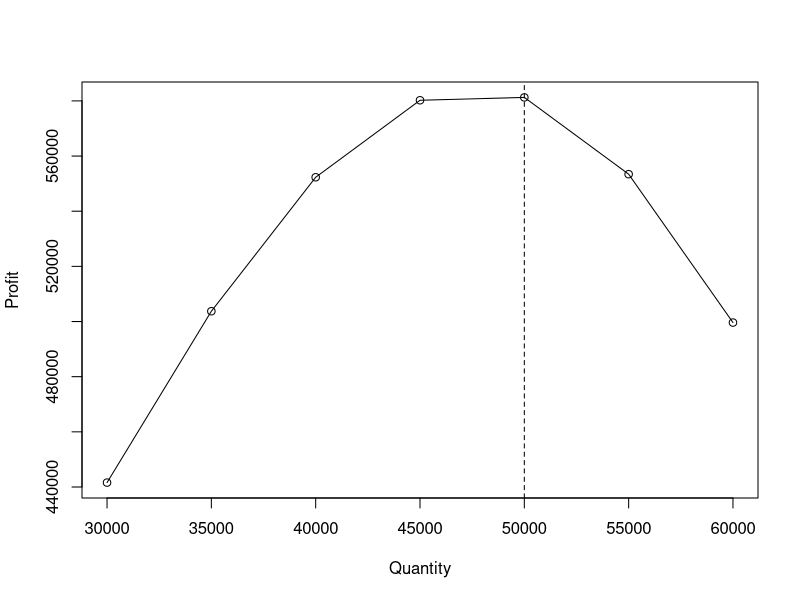

This chart was generated by the following R code:
## ---- chunk 1
knitr::opts_chunk$set(echo = TRUE)
## ---- chunk 2
#Author: Jonny Mills
rm(list=ls())


capacity_levels = seq(from=30000,to=60000,by = 5000)  #7 different capacity levels

set.seed(1)
sims=20000 #running 20,000 simulations

#annual demand is normally distributed mean 50,000 and SD 12,000
demand = rnorm(n=sims, mean = 50000, sd = 12000)
sum_profit = 0
initial_production_cost = c()
profit = c()
net_profit = c()

for (k in 1:sims){ #this outer for loop runs the simulations 20,000 times
      for (j in 1:7){ #this for loop is looping through each seven possible production levels: from 30k to 60k)
            initial_production_cost[j] = 16 * capacity_levels[j] #different production cost depending on what the capcity level is 
            min <- min(c(capacity_levels[j],demand[k])) #min of demand and capacity level will be the units solds
            
            for (i in 1:10){ #profit for each of the 10 years of production
                  (profit[i] = 3.70 * (min) - .2 * (min) - .40 * (capacity_levels[j]))
            }
            net_profit[j] = sum(profit) - initial_production_cost[j]
      }
      sum_profit = sum_profit+net_profit
}

Profs <- matrix(data= c(capacity_levels,sum_profit/sims), nrow=7,ncol=2) #putting different profit levels into a matrix form
dimnames(Profs) <- list(NULL,c('Quantity','Profit'))
Profs
plot(Profs)
lines(Profs)
abline(v=Profs[,1][which.max(Profs[,2])],lty=2)
optimal_capacity = Profs[,1][which.max(Profs[,2])]
expected_profit = Profs[,2][which.max(Profs[,2])]

print(paste("Running 20,000 simulations, the optimal capacity is", optimal_capacity ))
print(paste("This will yield an average return of $", round(expected_profit,2)))

